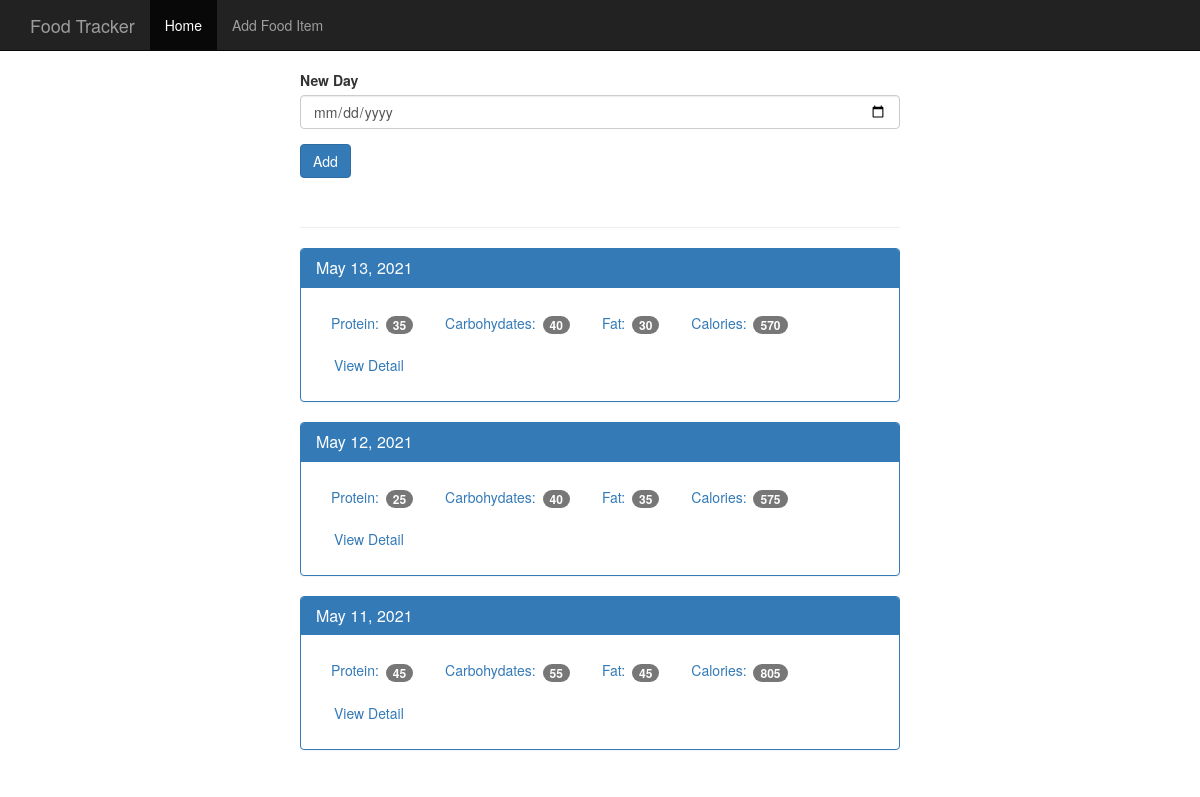
The page / on the database its author committed.
### tables this page shows
CREATE TABLE log_date (
    id integer primary key autoincrement,
    entry_date date not null
);

### app.py (the view, shortened to what this page needs)
@app.route('/', methods=['GET', 'POST'])
def index():
    db = get_db()
    cur = db.execute('''select log_date.entry_date, sum(food.protein) as protein, sum(food.carbohydrates) as carbohydrates, sum(food.fat) as fat, sum(food.calories) as calories
    from log_date
    left join food_date on food_date.log_date_id = log_date.id
    left join food on food.id = food_date.food_id
    group by log_date.id
    order by log_date.entry_date desc''')
    results = cur.fetchall()
    date_results = []
    for i in results:
        single_date = {}
        single_date['entry_date'] = i['entry_date']
        single_date['protein'] = i['protein']
        single_date['carbohydrates'] = i['carbohydrates']
        single_date['fat'] = i['fat']
        single_date['calories'] = i['calories']
        d = datetime.strptime(str(i['entry_date']), '%Y%m%d')
        single_date['pretty_date'] = datetime.strftime(d, '%B %d, %Y')
        date_results.append(single_date)
    return render_template('home.html', results=date_results, title='Food Tracker - Home')

### database.py (called while the page is built)
def connect_db():
    sql = sqlite3.connect('./food_log.db')
    sql.row_factory = sqlite3.Row
    return sql

def get_db():
    if not hasattr(g, 'sqlite3_db'):
        g.sqlite_db = connect_db()
    return g.sqlite_db

### templates/home.html (shortened to what this page needs)
{% extends 'base.html' %}
 {% block content %}
    <div class="container theme-showcase col-sm-6 col-sm-offset-3" role="main">
      <div class="row">
        <div>
          <form method="POST" action="/">
            <div class="form-group">
              <label for="new-day">New Day</label>
              <input type="date" class="form-control" name='date' id="new-day">
            </div>
            <button type="submit" class="btn btn-primary">Add</button>
          </form>
          <div class="page-header"></div>
          {% for r in results %}
            <div class="panel panel-primary">
              <div class="panel-heading">
                <h3 class="panel-title"> {{ r.pretty_date }} </h3>
              </div>
              <div class="panel-body">
                <ul class="nav nav-pills" role="tablist">
                  <li><a>Protein: <span class="badge">{{r.protein}}</span></a></li>
                  <li><a>Carbohydates: <span class="badge">{{r.carbohydrates}}</span></a></li>
                  <li><a>Fat: <span class="badge">{{r.fat}}</span></a></li>
                  <li><a>Calories: <span class="badge">{{r.calories}}</span></a></li>
                  <li><a href="{{url_for('view',date=r.entry_date)}}" type="button" class="btn btn-link">View Detail</a></li>
                </ul>
              </div>
            </div>
          {% endfor %}
  {% endblock content %}

### templates/base.html (shortened to what this page needs)
<!DOCTYPE html>
<html lang="en">
  <head>
    <link href="{{ url_for('static', filename='bootstrap.min.css') }}" rel="stylesheet">
    <link href="{{ url_for('static', filename='theme.css') }}" rel="stylesheet">
  </head>
  <body>
    <nav class="navbar navbar-inverse navbar-fixed-top">
      <div class="container">
        <div class="navbar-header">
          <a class="navbar-brand" href="{{url_for('index')}}">Food Tracker</a>
        </div>
        <div id="navbar" class="navbar-collapse collapse">
          <ul class="nav navbar-nav">
            <li class="active"><a href="{{url_for('index')}}">Home</a></li>
            <li><a href="{{ url_for('food') }}">Add Food Item</a></li>
          </ul>
        </div>
      </div>
    </nav>
    {% block content %}
    {% endblock content %}
  </body>
</html>

### static/theme.css (style rules this page uses)
body { padding-top: 70px; padding-bottom: 30px; }

### rows shown on the page
log_date: pretty_date "May 13, 2021", protein "35", carbohydrates "40", fat "30", calories "570"
log_date: pretty_date "May 12, 2021", protein "25", carbohydrates "40", fat "35", calories "575"
log_date: pretty_date "May 11, 2021", protein "45", carbohydrates "55", fat "45", calories "805"
